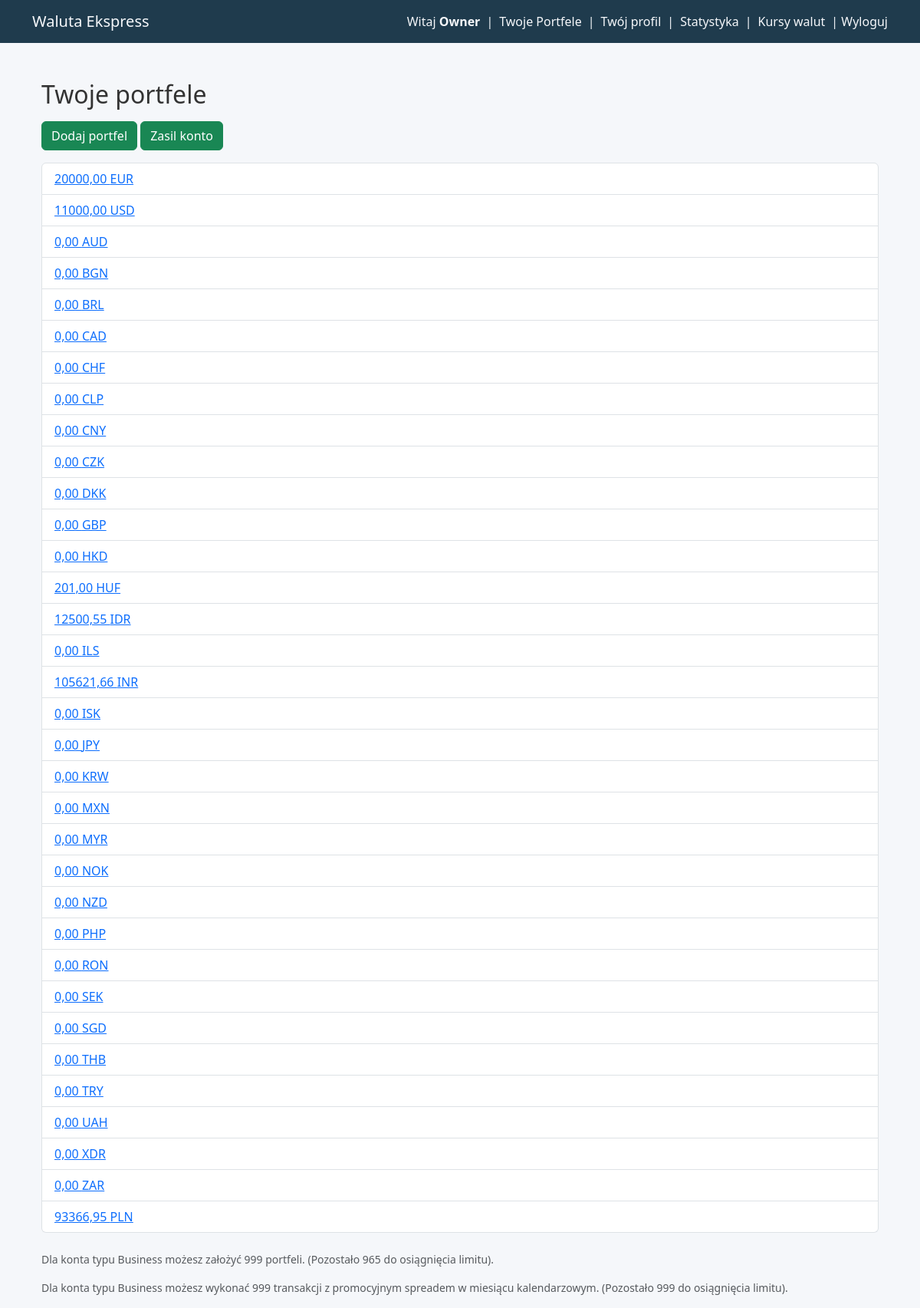
The page /wallets/ (signed in) on the database its author committed.
### apps/backend_brokers/models.py (models this page shows, shortened)
class Wallet(models.Model):
    SELECTABLE_CURRENCIES = [
        ("PLN", "polski nowy złoty"),
        ("EUR", "euro"),
        ("USD", "dolar amerykański"),
        ("AUD", "dolar australijski"),
        ("BGN", "lew (Bułgaria)"),
        ("BRL", "real (Brazylia)"),
        ("CAD", "dolar kanadyjski"),
        ("CHF", "frank szwajcarski"),
        ("CLP", "peso chilijskie"),
        ("CNY", "yuan renminbi (Chiny)"),
        ("CZK", "korona czeska"),
        ("DKK", "korona duńska"),
        ("GBP", "funt szterling"),
        ("HKD", "dolar Hongkongu"),
        ("HUF", "forint (Węgry)"),
        ("IDR", "rupia indonezyjska"),
        ("ILS", "nowy izraelski szekel"),
        ("INR", "rupia indyjska"),
        ("ISK", "korona islandzka"),
        ("JPY", "jen (Japonia)"),
        ("KRW", "won południowokoreański"),
        ("MXN", "peso meksykańskie"),
        ("MYR", "ringgit (Malezja)"),
        ("NOK", "korona norweska"),
        ("NZD", "dolar nowozelandzki"),
        ("PHP", "peso filipińskie"),
        ("RON", "lej rumuński"),
        ("SEK", "korona szwedzka"),
        ("SGD", "dolar singapurski"),
        ("THB", "bat (Tajlandia)"),
        ("TRY", "lira turecka"),
        ("UAH", "hrywna (Ukraina)"),
        ("XDR", "SDR (MFW)"),
        ("ZAR", "rand (Republika Południowej Afryki)"),
    ]  # Added to automate drop-down lists
    user = models.ForeignKey(
        Profile,
        on_delete=models.SET_DEFAULT,
        related_name="wallets",
        default="deleted_user",
    )
    wallet_id = models.CharField(max_length=50, unique=True)
    currency = models.CharField(max_length=10, choices=SELECTABLE_CURRENCIES)
    iban = models.CharField(max_length=34, unique=True)
    balance = models.DecimalField(
        max_digits=12, decimal_places=2, default=0.00
    )  # Adjusted per Django Antipatterns
    wallet_status = models.CharField(max_length=50, default="active")

class Profile(models.Model):
    user = models.OneToOneField(User, on_delete=models.CASCADE)
    phone_number = models.CharField(max_length=20, blank=True)
    address = models.CharField(max_length=255, blank=True)
    account_type = models.CharField(
        max_length=20, choices=ACCOUNT_CHOICES, default="personal"
    )
    date_of_birth = models.DateField(null=True, blank=True)
    transaction_limit = models.PositiveIntegerField(default=10)
    wallet_limit = models.PositiveIntegerField(default=5)
    created_at = models.DateTimeField(auto_now_add=True)
    updated_at = models.DateTimeField(auto_now=True)

### apps/backend_brokers/views.py (the view)
# urls.py: path("wallets/", views.wallet, name="wallets"),
@login_required
def wallet(request):
    now = timezone.now()
    wallets = Wallet.objects.filter(user_id=request.user.id, wallet_status="active")
    wallets_count = wallets.count()
    wallets_remaining = request.user.profile.wallet_limit - wallets_count
    transactions_current_month = Transaction.objects.filter(
        user_id=request.user.id,
        visible_to="user",
        created_at__year=now.year,
        created_at__month=now.month,
    )
    transactions_count = transactions_current_month.count()
    transactions_remaining = request.user.profile.transaction_limit - transactions_count
    return render(
        request,
        "backend_brokers/list_of_wallets.html",
        {
            "wallets": wallets,
            "wallets_count": wallets_count,
            "wallets_remaining": wallets_remaining,
            "transactions_current_month": transactions_current_month,
            "transactions_count": transactions_count,
            "transactions_remaining": transactions_remaining,
        },
    )

### apps/backend_brokers/templates/backend_brokers/list_of_wallets.html (shortened to what this page needs)
{% extends 'backend_brokers/base.html' %}
{% block content %}
<div class="container mt-5">
    <h2 class="mb-3">Twoje portfele</h2>
    <div>
        <a class="btn btn-success mb-3" href="{% url 'add_wallet' %}">Dodaj portfel</a>
        <a class="btn btn-success mb-3" href="{% url 'deposit' %}" >Zasil konto</a>
    </div>
    <ul class="list-group mb-4">
        {% for wallet in wallets %}
            <li class="list-group-item d-flex justify-content-between align-items-center">
                <a href="{% url 'wallet_transactions' wallet.id %}">
                    {{ wallet.balance|floatformat:2 }} {{ wallet.currency }}
                </a>
            </li>
        {% empty %}
            <li class="list-group-item">Brak portfeli</li>
        {% endfor %}
    </ul>
    <div class="wallet-creation text-muted small">
        <p>Dla konta typu {{ request.user.profile.get_account_type_display }} możesz założyć {{ request.user.profile.wallet_limit }} portfeli. (Pozostało {{ wallets_remaining }} do osiągnięcia limitu).</p>
        <p>Dla konta typu {{ request.user.profile.get_account_type_display }} możesz wykonać {{ request.user.profile.transaction_limit }} transakcji z promocyjnym spreadem w miesiącu kalendarzowym. (Pozostało {{ transactions_remaining }} do osiągnięcia limitu).</p>
    </div>
</div>
{% endblock %}

### apps/backend_brokers/templates/backend_brokers/base.html (shortened to what this page needs)
<!DOCTYPE html>
{% load static %}
<html lang="pl">
<head>
    <link href="https://cdn.jsdelivr.net/npm/bootstrap@5.3.2/dist/css/bootstrap.min.css" rel="stylesheet">
    <link rel="stylesheet" href="{% static 'backend_brokers/css/style.css' %}">
</head>
<body>
<nav class="navbar navbar-expand-lg navbar-custom">
  <div class="container">
    <a class="navbar-brand" href="{% url 'home' %}">Waluta Ekspress</a>
    <div class="collapse navbar-collapse justify-content-end">
        {% if user.is_authenticated and user.profile %}
            Witaj&nbsp;<strong class="me-2">{{ user.first_name }}</strong>|
            <a class="nav-link d-inline mx-2" href="{% url 'wallets' %}">Twoje Portfele</a>|
            <a class="nav-link d-inline mx-2" href="{% url 'profile' %}">Twój profil</a>|
            <a class="nav-link d-inline mx-2" href="{% url 'stats_dashboard' %}">Statystyka</a>|
            <a class="nav-link d-inline mx-2" href="{% url 'exchange_rates' %}">Kursy walut</a>|
            <form action="{% url 'logout' %}" method="post" class="d-inline">
                <button type="submit" class="logout-btn">&nbsp;Wyloguj</button>
            </form>
        {% else %}
            <a class="btn btn-success btn-sm me-2" href="{% url 'register' %}">Zarejestruj się</a>
            <a class="btn btn-secondary btn-sm" href="{% url 'login' %}">Zaloguj się</a>
        {% endif %}
    </div>
  </div>
</nav>
<div class="container mt-5">
    {% block content %}{% endblock %}
</div>
</body>
</html>

### apps/backend_brokers/templates/backend_brokers/base.html (style rules this page uses)
body { background-color: #f5f7fa; color: #333; }
.navbar-custom { background-color: #1f3b4d; color: #f5f7fa; }
.navbar-custom .navbar-brand, .navbar-custom .nav-link, .navbar-custom button { color: #f5f7fa; }
button.logout-btn { background: none; border: none; color: inherit; padding: 0; margin: 0; }

### rows shown on the page
Wallet: balance "20000,00", currency "EUR"
Wallet: balance "11000,00", currency "USD"
Wallet: balance "0,00", currency "AUD"
Wallet: balance "0,00", currency "BGN"
Wallet: balance "0,00", currency "BRL"
Wallet: balance "0,00", currency "CAD"
Wallet: balance "0,00", currency "CHF"
Wallet: balance "0,00", currency "CLP"
Wallet: balance "0,00", currency "CNY"
Wallet: balance "0,00", currency "CZK"
Wallet: balance "0,00", currency "DKK"
Wallet: balance "0,00", currency "GBP"
Wallet: balance "0,00", currency "HKD"
Wallet: balance "201,00", currency "HUF"
Wallet: balance "12500,55", currency "IDR"
Wallet: balance "0,00", currency "ILS"
Wallet: balance "105621,66", currency "INR"
Wallet: balance "0,00", currency "ISK"
Wallet: balance "0,00", currency "JPY"
Wallet: balance "0,00", currency "KRW"
Wallet: balance "0,00", currency "MXN"
Wallet: balance "0,00", currency "MYR"
Wallet: balance "0,00", currency "NOK"
Wallet: balance "0,00", currency "NZD"
Wallet: balance "0,00", currency "PHP"
Wallet: balance "0,00", currency "RON"
Wallet: balance "0,00", currency "SEK"
Wallet: balance "0,00", currency "SGD"
Wallet: balance "0,00", currency "THB"
Wallet: balance "0,00", currency "TRY"
Wallet: balance "0,00", currency "UAH"
Wallet: balance "0,00", currency "XDR"
Wallet: balance "0,00", currency "ZAR"
Wallet: balance "93366,95", currency "PLN"

### other values the page prints
{{ user.first_name }} "Owner"
{{ request.user.profile.get_account_type_display }} "Business"
{{ request.user.profile.wallet_limit }} "999"
{{ wallets_remaining }} "965"
{{ request.user.profile.transaction_limit }} "999"
{{ transactions_remaining }} "999"
